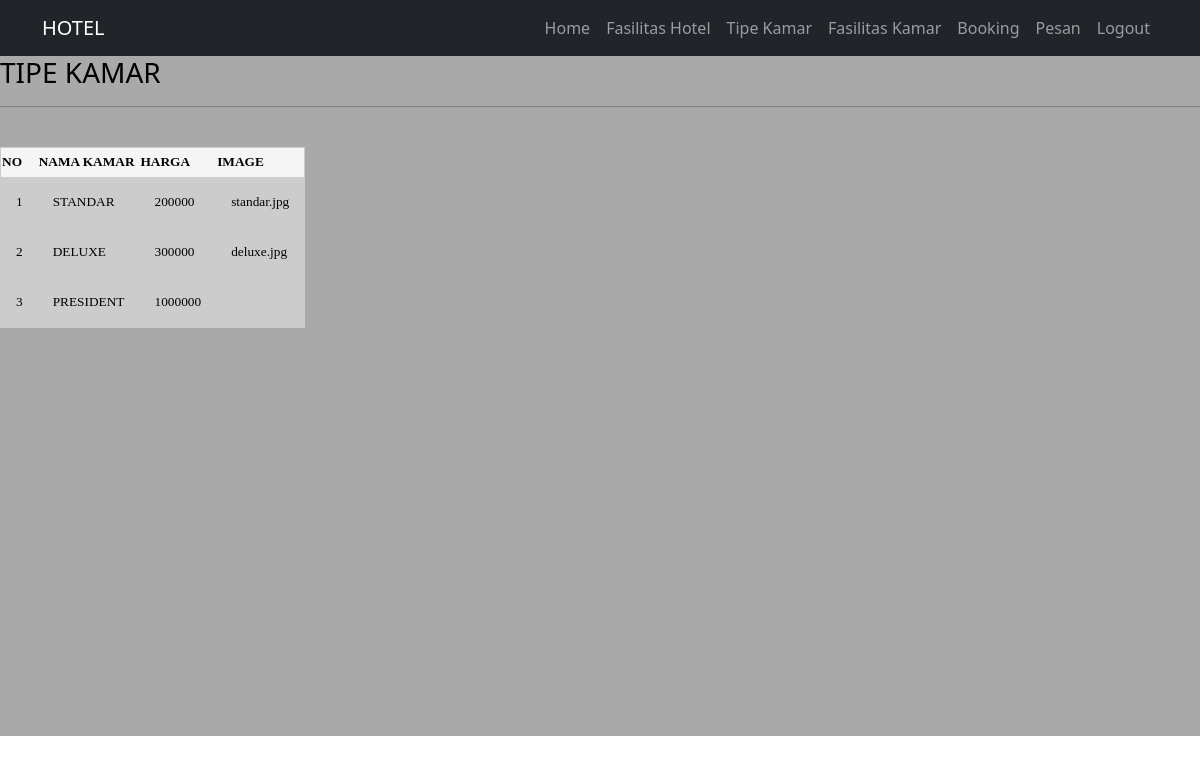
The app's page /tamu/tipeKamarView.php (signed in) with its own data.
### tables this page shows
CREATE TABLE `tipe_room` (
  `id` int(11) NOT NULL,
  `nama_room` varchar(244) NOT NULL,
  `harga` int(11) DEFAULT NULL,
  `img_room` text NOT NULL
);

### tamu/tipeKamarView.php (the view, shortened to what this page needs)
<?php
    include "../koneksi/koneksi.php";
    require_once('../navbar/navbar_tamu.php');
    $queryTipeKamar = "SELECT * FROM tipe_room";
    $resultTipeKamar = mysqli_query($koneksi, $queryTipeKamar);
    $countTipeKamar = mysqli_num_rows($resultTipeKamar);
?>
<div class="kamar">
    <h3>TIPE KAMAR</h3>
    <hr /> <br />
    <table border="1">
    <tr>
        <th><b>NO</b></th>
        <th><b>NAMA KAMAR</b></th>
        <th><b>HARGA</b></th>
        <th><b>IMAGE</b></th>
    </tr>
</div>
    <?php
        if($countTipeKamar > 0){
            while($dataTipeKamar = mysqli_fetch_array($resultTipeKamar, MYSQLI_NUM)){
                ?>
                <tr>
                    <td class = "value"><?php echo "$dataTipeKamar[0]";?></td>
                    <td class = "value"><?php echo "$dataTipeKamar[1]";?></td>
                    <td class = "value"><?php echo "$dataTipeKamar[2]";?></td>
                    <td class = "value"><?php echo "$dataTipeKamar[3]";?></td>
        <?php
            }
        }else{
            echo "<tr>
                <td colspan='9' align='center' height='20'>
                    <div>Belum Ada Data</div>
                </td>
            </tr>";
        }
        ?>

### tamu/tipeKamarView.php (style rules this page uses)
.kamar { background-color: #A9A9A9; height: 680px; color: black; }
table { border-collapse: collapse; font-size: 10pt; border: 1px solid #cccccc; background-color: #cccccc; }
td { padding: 15px; height: 10px; font-family: 'Times New Roman', Times, serif; }
th { background-color: whitesmoke; color: black; height: 30px; font-family: 'Times New Roman', Times, serif; }

### records on screen
tipe_room: id "1", nama_room "STANDAR", harga "200000", img_room "standar.jpg"
tipe_room: id "2", nama_room "DELUXE", harga "300000", img_room "deluxe.jpg"
tipe_room: id "3", nama_room "PRESIDENT", harga "1000000"
